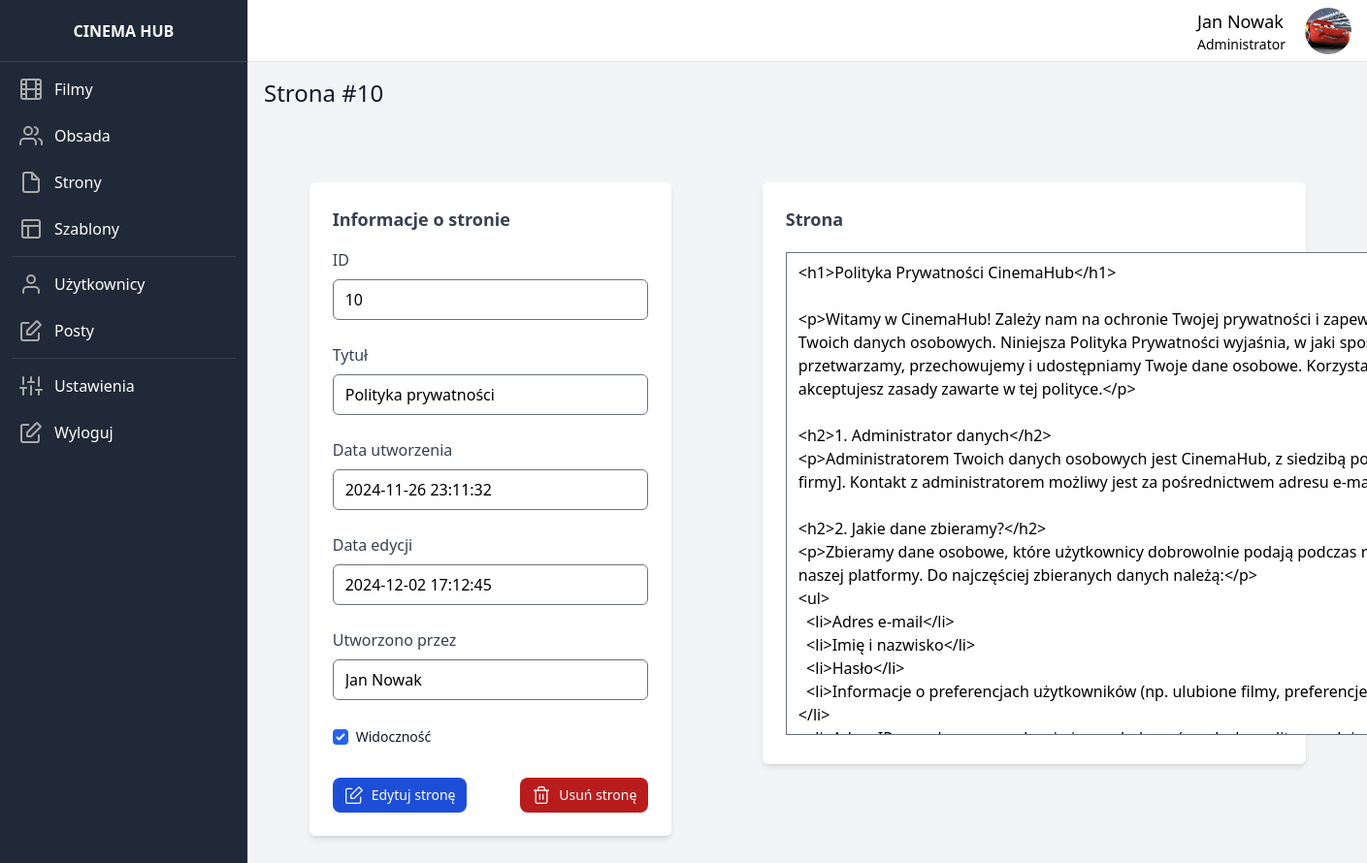
Before: /page/10 (signed in) with the older database file.
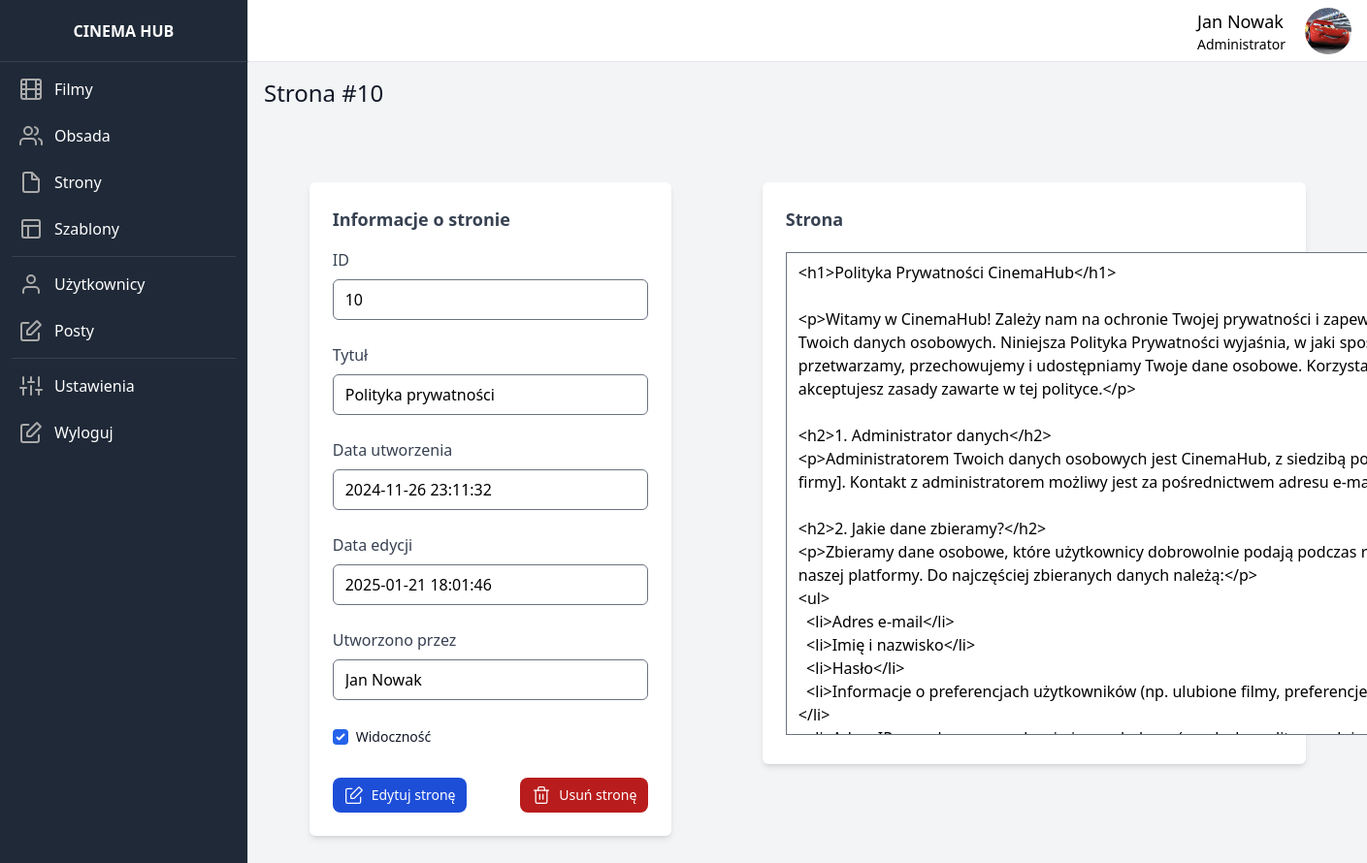
After: the same page with the newer database file.
### dashboard/models.py (models this page shows, shortened)
class Page(models.Model):
    title = models.CharField(max_length=200)
    content = models.TextField()
    visibility = models.BooleanField(default=True)
    created_at = models.DateTimeField(auto_now_add=True)
    edited_at = models.DateTimeField(auto_now=True)
    created_by = models.ForeignKey(User, on_delete=models.SET_NULL, null=True, blank=True)
    order = models.IntegerField()

### dashboard/views.py (the view)
# urls.py: path('page/<id>', show_page, name='show_page'),
@login_required
def show_page(request, id):
    page = Page.objects.get(id=id)
    return render(request, 'show_page.html', {'page': page})

### dashboard_theme/templates/show_page.html (shortened to what the changed rows need)
{% extends 'base.html' %}
{% load static %}
{% block content %}
    <p class="font-medium text-gray-900 text-2xl mb-7">
            Strona #{{ page.id }}
    </p>
        <form method="post" id="data-form">
        <div class="w-full flex lg:flex-row flex-col justify-around">
            <div class="mt-8 w-1/3">
                <div class="mt-4">
                    <div class="p-6 bg-white rounded-md shadow-md">
                        <h2 class="text-lg text-gray-700 font-semibold">Informacje o stronie</h2>
                        <div>
                            <div class="grid grid-cols-1 gap-6 mt-4">
                                <div>
                                    <label class="text-gray-700" for="id">ID</label>
                                    <input disabled value="{{ page.id }}" id="id" name="id" class="form-input w-full mt-2 rounded-md focus:border-indigo-600" type="text">
                                </div>
                                <div>
                                    <label class="text-gray-700" for="title">Tytuł</label>
                                    <input disabled value="{{ page.title }}" id="title" name="title" class="form-input w-full mt-2 rounded-md focus:border-indigo-600" type="text">
                                </div>
                                <div>
                                    <label class="text-gray-700" for="created_at">Data utworzenia</label>
                                    <input disabled value="{{ page.created_at | date:'Y-m-d H:m:s' }}" id="created_at" name="created_at" class="form-input w-full mt-2 rounded-md focus:border-indigo-600" type="text">
                                </div>
                                <div>
                                    <label class="text-gray-700" for="edited_at">Data edycji</label>
                                    <input disabled value="{{ page.edited_at | date:'Y-m-d H:m:s' }}" id="edited_at" name="edited_at" class="form-input w-full mt-2 rounded-md focus:border-indigo-600" type="text">
                                </div>
                                <div>
                                    <label class="text-gray-700" for="created_by">Utworzono przez</label>
                                    <input disabled value="{{ page.created_by.first_name }} {{ page.created_by.last_name }}" id="created_by" name="created_by" class="form-input w-full mt-2 rounded-md focus:border-indigo-600" type="text">
                                </div>
                                <div class="flex items-center my-1">
                                    <input disabled {% if page.visibility %} checked {% endif %} id="visibility" name="visibility" type="checkbox" value="" class="w-4 h-4 text-blue-600 bg-gray-100 border-gray-300 rounded focus:ring-blue-500 focus:ring-2">
                                    <label for="visibility" class="ms-2 text-sm font-medium text-gray-900">Widoczność</label>
                                </div>
                            </div>
                        </div>
                    </div>
                </div>
            </div>
            <div class="mt-8 w-1/2">
                    <div class="mt-4">
                        <div class="p-6 bg-white rounded-md shadow-md">
                            <h2 class="text-lg text-gray-700 font-semibold capitalize mb-5">Strona</h2>
                                <textarea disabled name="content" id="" rows="20" cols="85">{{ page.content }}</textarea>
                        </div>
                    </div>
                </div>
        </div>
        </form>
{% endblock %}

Changed rows visible on the page:
changed Page "Polityka prywatności": edited_at "2024-12-02 17:12:45" → "2025-01-21 18:01:46"
